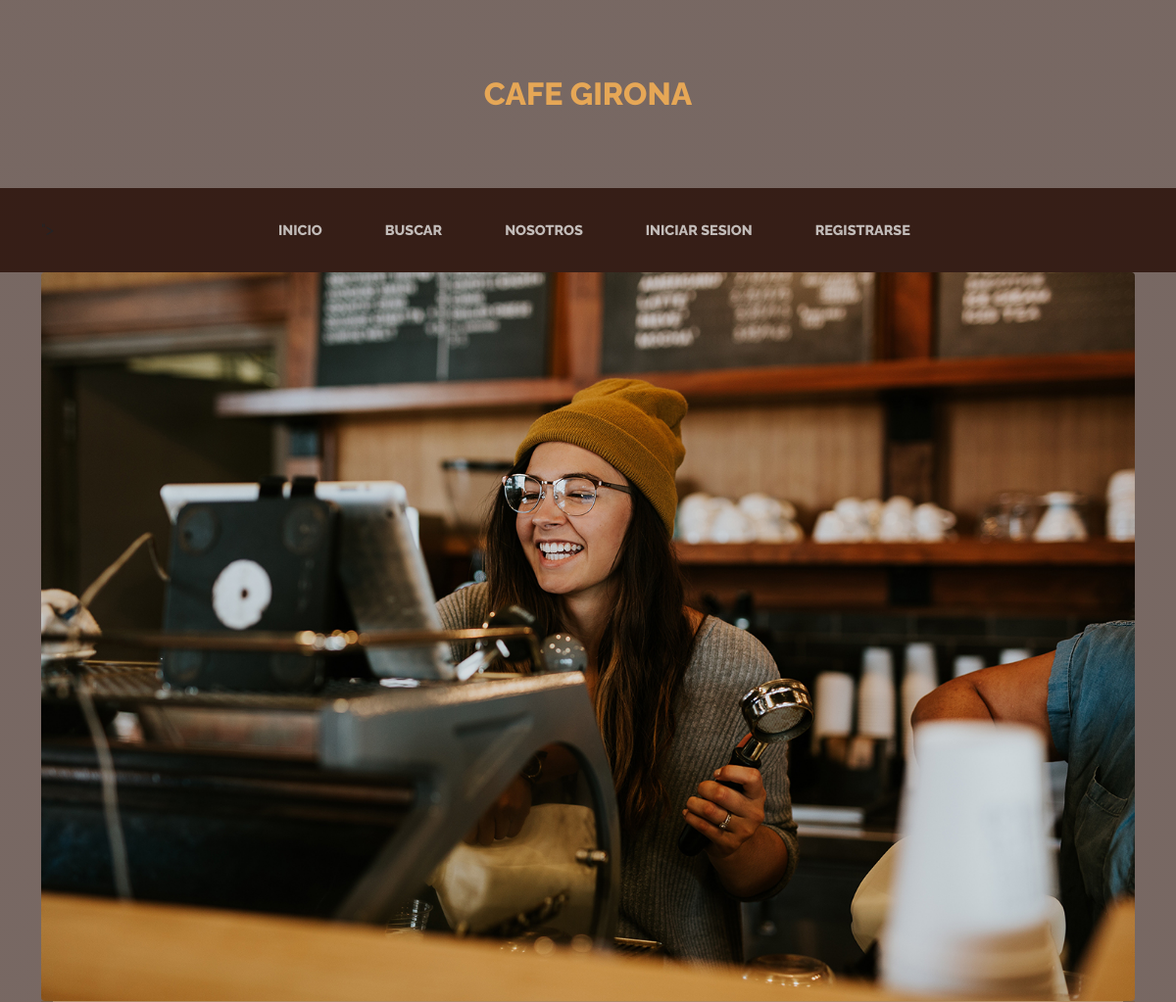
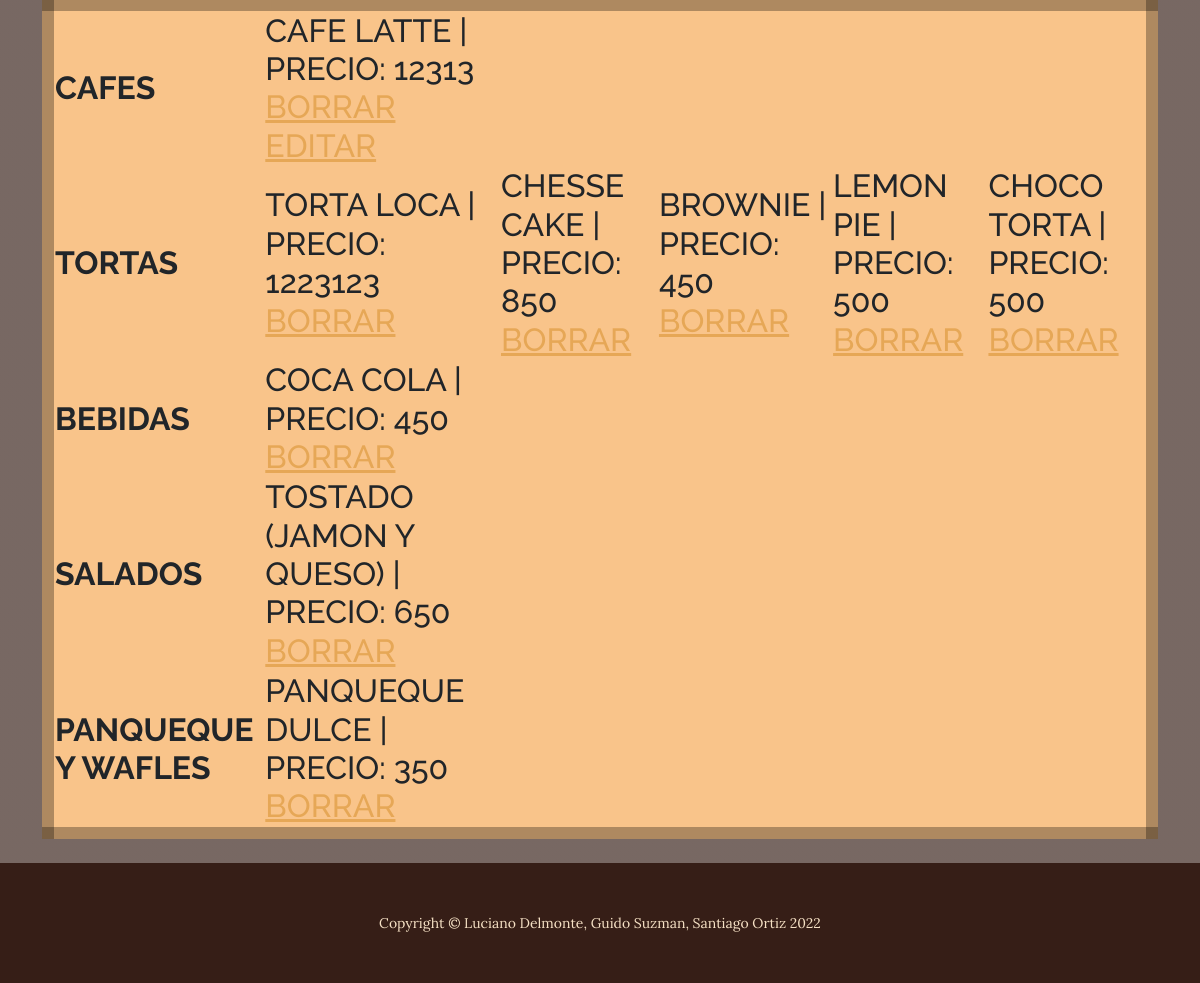
The app's page /menu/ with its own data (2 pictures, top to bottom).
### app_tienda/models.py (models this page shows)
class Cafe(models.Model):
    nombre_cafe =  models.CharField(max_length=50)
    precio = models.IntegerField()
    descripcion = models.CharField(max_length = 100)
    def __str__(self):
        return f"{self.nombre_cafe} | Precio: {self.precio}"

class Torta(models.Model):
    nombre_torta = models.CharField(max_length = 50)
    precio = models.IntegerField()
    descripcion = models.CharField(max_length = 100)
    def __str__(self):
        return f"{self.nombre_torta} | Precio: {self.precio} "

class Bebidas(models.Model):
    nombre_bebida = models.CharField(max_length = 100)
    precio = models.IntegerField()
    def __str__(self):
        return f"{self.nombre_bebida} | Precio: {self.precio}"

class Salados(models.Model):
    nombre_salados = models.CharField(max_length=100)
    precio = models.IntegerField()
    def __str__(self):
        return f"{self.nombre_salados} | Precio: {self.precio}"

class Panqueques_Wafles(models.Model):
    nombre_PW = models.CharField(max_length= 100)
    precio = models.IntegerField()
    def __str__(self):
        return f"{self.nombre_PW} | Precio: {self.precio}"

### app_tienda/views.py (the view)
# urls.py: path("menu/", vista_menu_cafes, name= "app_tienda-menu"),
def vista_menu_cafes(request):
    cafes = Cafe.objects.all()
    tortas = Torta.objects.all()
    bebida = Bebidas.objects.all()
    salados = Salados.objects.all()
    pan_waf = Panqueques_Wafles.objects.all()
    contexto = {"cafes": cafes, "tortas": tortas, "bebida": bebida, "salados": salados, "pan_waf": pan_waf}
    return render(request, "app_tienda/menu.html", contexto)

### app_tienda/templates/app_tienda/menu.html
{% extends 'app_tienda/menutemplate.html' %}
{% block contenido %}
<table style="background: rgba(255, 128, 0, 0.3); border: 12px solid rgba(0, 0, 0, 0.3);">
    <tr>
        <th>cafes</th>
    {% for c in cafes %}
        <td>{{c}} <a href="{% url 'app_tienda-borrar-menu' c.id %}">Borrar</a> <a href="{% url 'app_tienda-editar-menu' c.id %}">Editar</a></td>
    {% endfor %}
    </tr>
    <tr>
        <th>tortas</th>
    {% for t in tortas %}
        <td>{{t}} <a href="{% url 'app_tienda-borrar-menu-torta' t.id %}">Borrar</a></td>
    {% endfor %}
    </tr>
    <tr>
        <th>bebidas</th>
    {% for b in bebida %}
        <td> {{b}} <a href="{% url 'app_tienda-borrar-menu-bebida' b.id %}">Borrar</a> </td>
    {% endfor %}
    </tr>
    <tr>
        <th>salados</th>
    {% for s in salados %}
        <td> {{s}} <a href="{% url 'app_tienda-borrar-menu-salados' s.id %}">Borrar</a> </td>
    {% endfor %}
    </tr>
    <tr>
        <th>Panqueque y wafles</th>
    {% for pw in pan_waf %}
        <td> {{pw}} <a href="{% url 'app_tienda-borrar-menu-pan_waf' pw.id %}">Borrar</a> </td>
    {% endfor %}
    </tr>
</table>
{% endblock %}

### records on screen
Cafe: nombre_cafe+precio "CAFE LATTE | PRECIO: 12313"
Torta: nombre_torta+precio "TORTA LOCA | PRECIO: 1223123"
Torta: nombre_torta+precio "CHESSE CAKE | PRECIO: 850"
Torta: nombre_torta+precio "BROWNIE | PRECIO: 450"
Torta: nombre_torta+precio "LEMON PIE | PRECIO: 500"
Torta: nombre_torta+precio "CHOCO TORTA | PRECIO: 500"
Bebidas: nombre_bebida+precio "COCA COLA | PRECIO: 450"
Salados: nombre_salados+precio "TOSTADO (JAMON Y QUESO) | PRECIO: 650"
Panqueques_Wafles: nombre_PW+precio "PANQUEQUE DULCE | PRECIO: 350"
